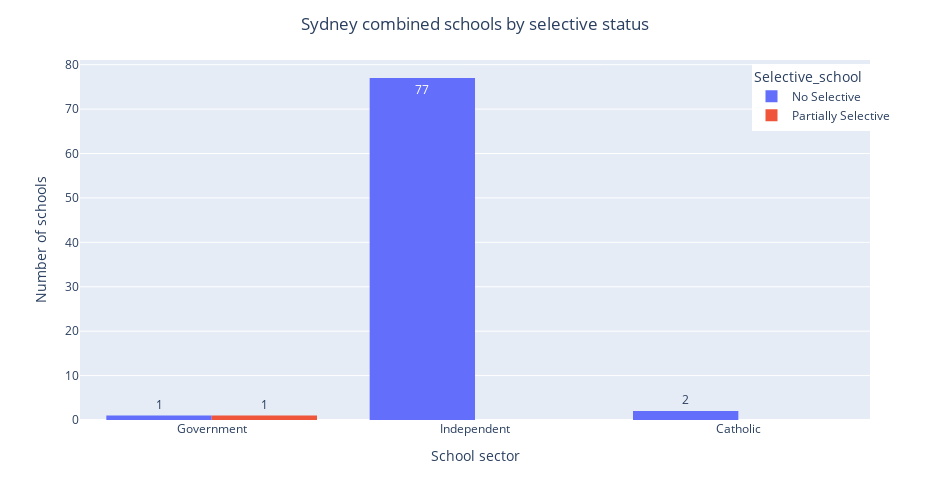

Notebook code for this chart:
### Code cell
fig = px.histogram(df_total[df_total['Level']=='Combined'],
                   x='School Sector',
                   y='school_map',
                   color='Selective_school',
                   histfunc='count',
                   barmode='group',
                   text_auto=True,
                   category_orders={'School Sector': ['Government','Independent','Catholic']},height=500,width=950)

fig.update_layout(title_text='Sydney combined schools by selective status', title_x=0.5,
                  xaxis_title_text='School sector',
                  yaxis_title_text='Number of schools',
                  legend=dict(yanchor="top",y=0.99,xanchor="left",x=0.85))
fig.show()

### Figure 1 — Plotly figure (JSON) as saved in the notebook; plotly's stock layout.template omitted (floating-point values rounded to 4 significant figures)
{"data": [{"alignmentgroup": "True", "bingroup": "x", "histfunc": "count", "hovertemplate": "Selective_school=No Selective<br>School Sector=%{x}<br>count=%{y}<extra></extra>", "legendgroup": "No Selective", "marker": {"color": "#636efa", "pattern": {"shape": ""}}, "name": "No Selective", "offsetgroup": "No Selective", "orientation": "v", "showlegend": true, "texttemplate": "%{value}", "type": "histogram", "x": ["Independent", "Independent", "Independent", "Independent", "Independent", "Independent", "Independent", "Independent", "Independent", "Independent", "Independent", "Independent", "Independent", "Independent", "Independent", "Independent", "Independent", "Independent", "Independent", "Independent", "Independent", "Independent", "Independent", "Independent", "Independent", "Government", "Independent", "Independent", "Independent", "Independent", "Catholic", "Independent", "Independent", "Independent", "Independent", "Independent", "Independent", "Independent", "Independent", "Independent", "Independent", "Independent", "Independent", "Independent", "Independent", "Independent", "Independent", "Independent", "Independent", "Independent", "Independent", "Independent", "Independent", "Independent", "Independent", "Independent", "Independent", "Independent", "Independent", "Independent", "Catholic", "Independent", "Independent", "Independent", "Independent", "Independent", "Independent", "Independent", "Independent", "Independent", "Independent", "Independent", "Independent", "Independent", "Independent", "Independent", "Independent", "Independent", "Independent", "Independent"], "xaxis": "x", "y": ["Abbotsleigh", "Al Noori Muslim School", "Al-Faisal College", "Al-Faisal College - Campbelltown", "Al-Faisal College - Liverpool", "Arden Anglican School", "Ascham School", "Australian Christian College - Marsden Park", "Australian Islamic College of Sydney", "Barker College", "Covenant Christian School", "Cranbrook School", "Danebank - An Anglican School for Girls", "Emanuel School", "Galstaun College", "Georges River Grammar", "German International School Sydney", "Greenacre Baptist Christian Community School", "Hills Adventist College", "Inaburra School", "International Grammar School", "Kambala", "Kesser Torah College", "Kincoppal - Rose Bay School of the Sacred Heart", "Knox Grammar School", "Lindfield Learning Village", "Loreto Kirribilli", "Lycee Condorcet The International French School Of Sydney", "MLC School", "Macarthur Anglican School", "Marist Catholic College North Shore", "Masada College", "Meriden School", "Montgrove College", "Moriah College", "Newington College", "Northern Beaches Christian School", "Northholm Grammar School", "Norwest Christian College", "Oxford Falls Grammar School", "Pacific Hills Christian School", "Penrith Anglican College", "Pittwater House Schools", "Presbyterian Ladies' College Sydney", "Pymble Ladies' College", "Queenwood", "Ravenswood School for Girls", "Reddam House", "Redeemer Baptist School", "Redfield College", "Roseville College", "Rouse Hill Anglican College", "SCECGS Redlands", "SCEGGS Darlinghurst", "SHORE - Sydney Church of England Grammar School", "Santa Sabina College", "Shire Christian School", "St Aloysius' College", "St Andrew's Cathedral School", "St Catherine's School", "St Francis Catholic College", "St George Christian School", "St Luke's Grammar School", "St Mark's Coptic Orthodox College", "St Maroun's College", "St Paul's Grammar School", "St Spyridon College", "Sydney Grammar School", "Tangara School for Girls", "Tara Anglican School for Girls", "The Hills Grammar School", "The King's School", "The Scots College", "Toongabbie Christian College", "Trinity Grammar School", "Wahroonga Adventist School", "Wenona School", "William Carey Christian School", "William Clarke College", "Wollemi College"], "yaxis": "y"}, {"alignmentgroup": "True", "bingroup": "x", "histfunc": "count", "hovertemplate": "Selective_school=Partially Selective<br>School Sector=%{x}<br>count=%{y}<extra></extra>", "legendgroup": "Partially Selective", "marker": {"color": "#EF553B", "pattern": {"shape": ""}}, "name": "Partially Selective", "offsetgroup": "Partially Selective", "orientation": "v", "showlegend": true, "texttemplate": "%{value}", "type": "histogram", "x": ["Government"], "xaxis": "x", "y": ["Alexandria Park Community School"], "yaxis": "y"}], "layout": {"barmode": "group", "height": 500, "legend": {"title": {"text": "Selective_school"}, "tracegroupgap": 0, "x": 0.85, "xanchor": "left", "y": 0.99, "yanchor": "top"}, "margin": {"t": 60}, "title": {"text": "Sydney combined schools by selective status", "x": 0.5}, "width": 950, "xaxis": {"anchor": "y", "categoryarray": ["Government", "Independent", "Catholic"], "categoryorder": "array", "domain": [0, 1], "title": {"text": "School sector"}}, "yaxis": {"anchor": "x", "domain": [0, 1], "title": {"text": "Number of schools"}}}}
